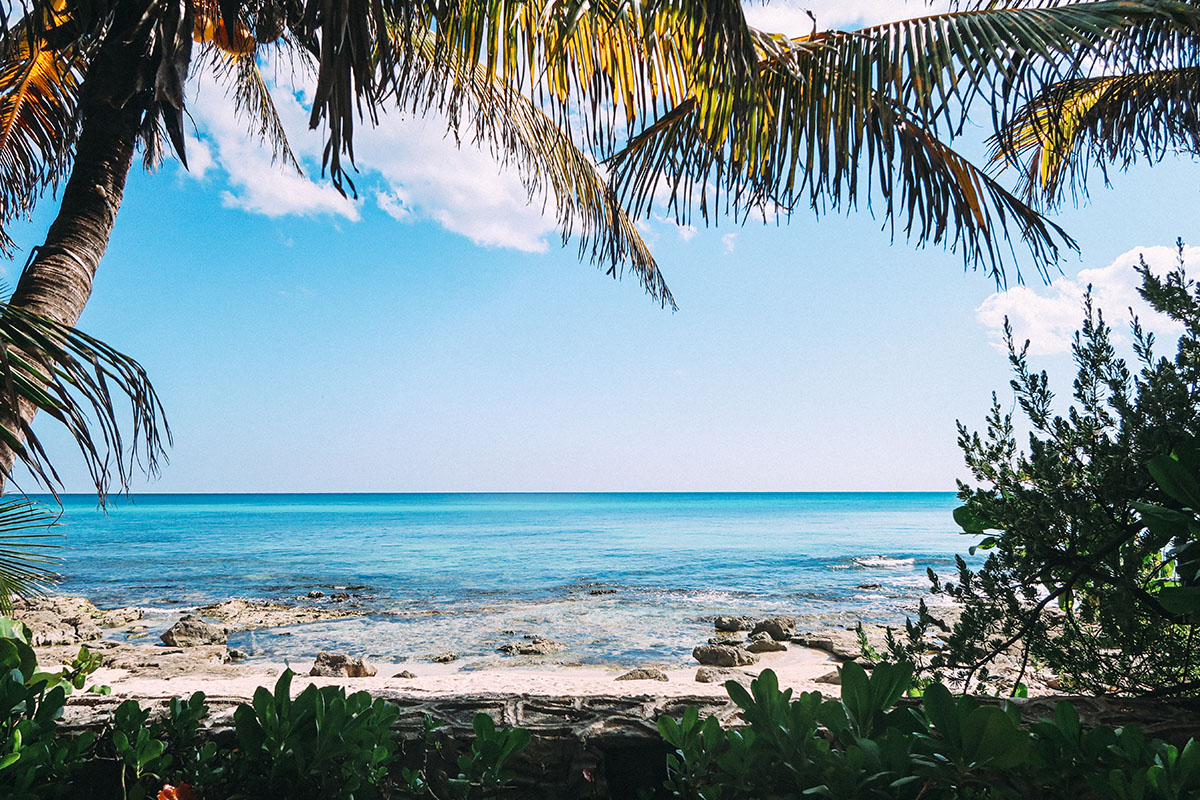
#> input picture M6 - Computer Vision/CV_projects/green_screen/img/beach.jpg, 1200 x 800 px
$ python new_green_sc.py
#> lines starting #> are read from the running program, lines starting #| are printed output that depends on the picture
import cv2
import numpy as np
import matplotlib.pyplot as plt

img = cv2.imread("img/beach.jpg")
#> img is the input picture: shape (800, 1200, 3); mean B, G, R 151.5, 144.2, 122.5


# [7 lines of commented-out code are left out]
video = cv2.VideoCapture(0)

while video.isOpened():
    check, frame = video.read()
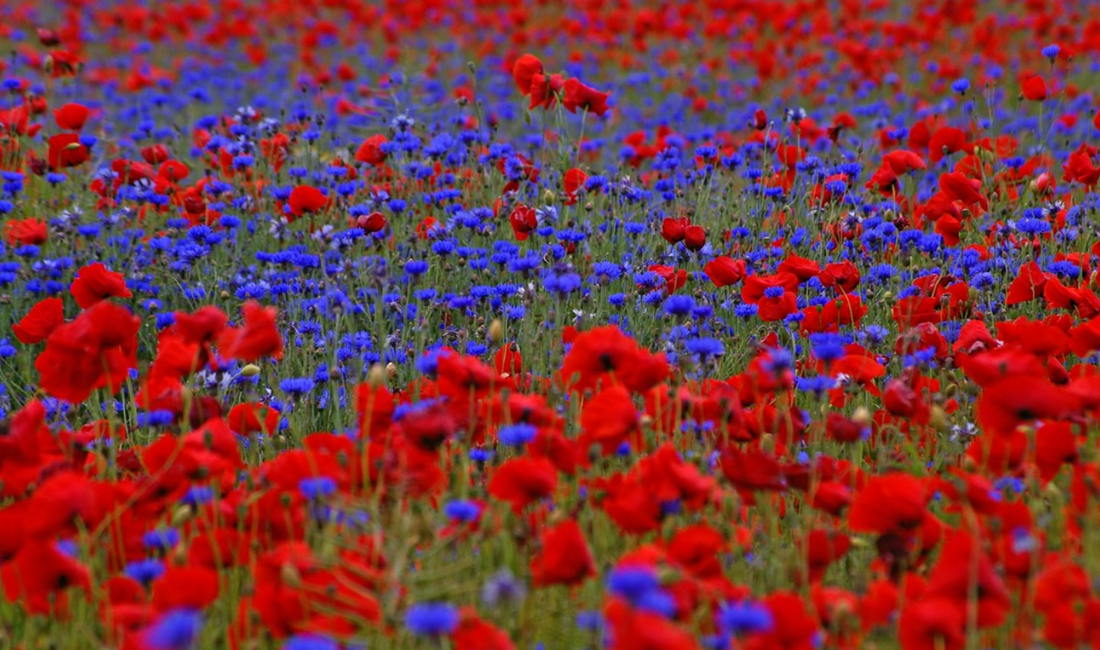
#> input picture M6 - Computer Vision/CV_projects/green_screen/img/blue-red-flowers.png, 1100 x 650 px, given in place of the camera
#> frame is the input picture: shape (650, 1100, 3); mean B, G, R 61.1, 52, 123.1
    if frame is not None:
        cv2.imshow("LIVE", frame)
    if cv2.waitKey(30) & 0xFF == ord('q'):
#> (key q is pressed here)
        break

video.release()
cv2.destroyAllWindows()


image = cv2.imread("img/1.jpg")
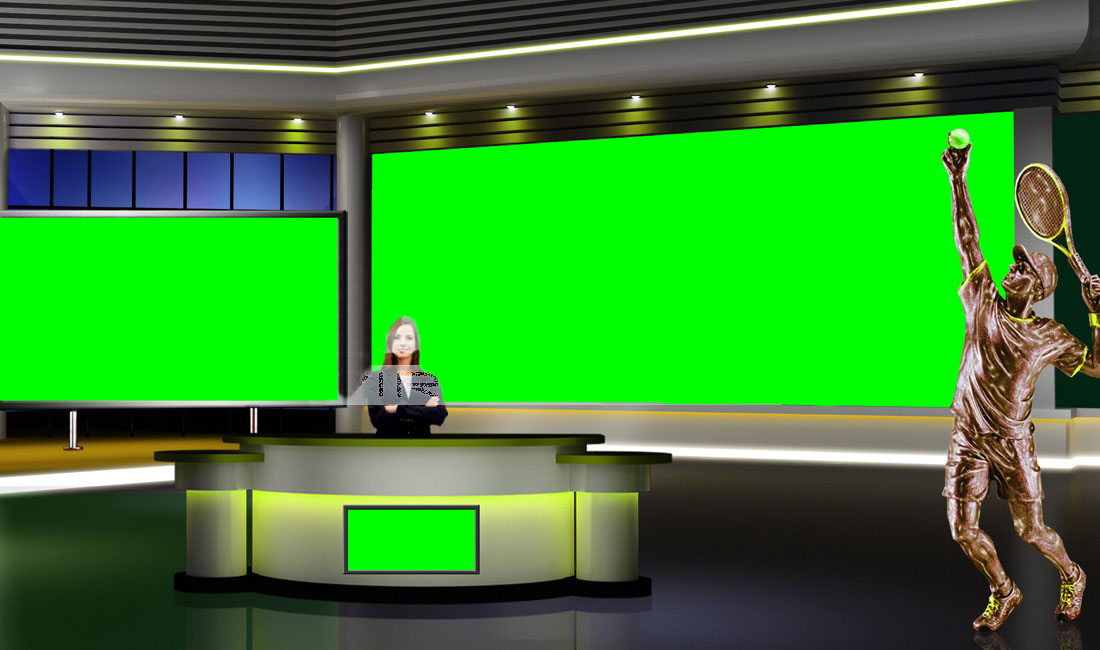
#> input picture M6 - Computer Vision/CV_projects/green_screen/img/1.jpg, 1100 x 650 px
#> image is the input picture: shape (650, 1100, 3); mean B, G, R 46.7, 137.4, 55.6

while True:

    ret, frame = video.read()

    frame = cv2.resize(frame, (640, 480))
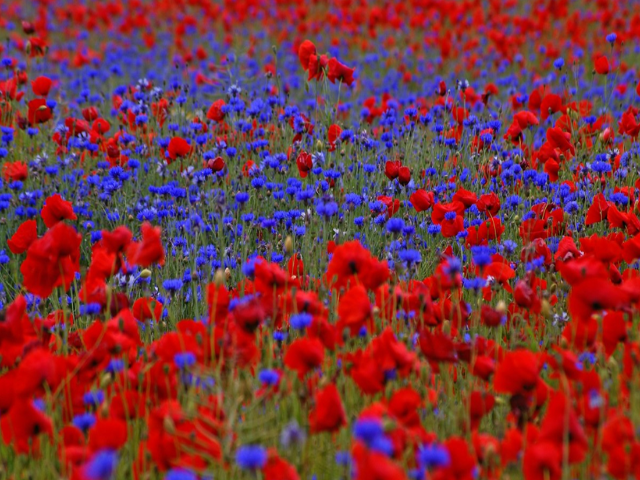
#> frame: shape (480, 640, 3); mean B, G, R 61, 51.9, 123
    image = cv2.resize(image, (640, 480))
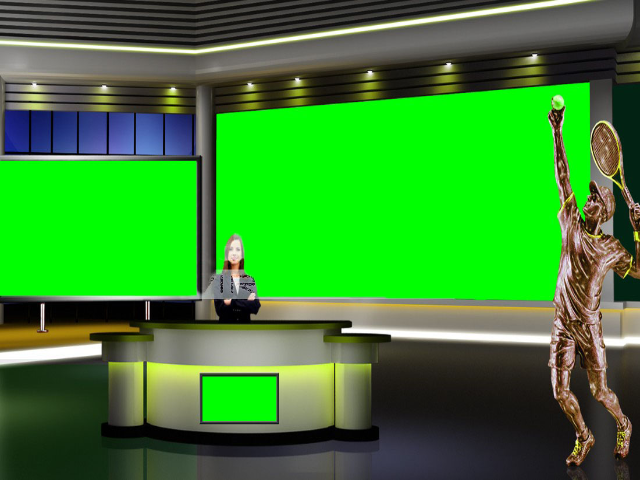
#> image: shape (480, 640, 3); mean B, G, R 46.6, 137.4, 55.5

    u_green = np.array([104, 153, 70])
    l_green = np.array([30, 30, 0])

    mask = cv2.inRange(frame, l_green, u_green)
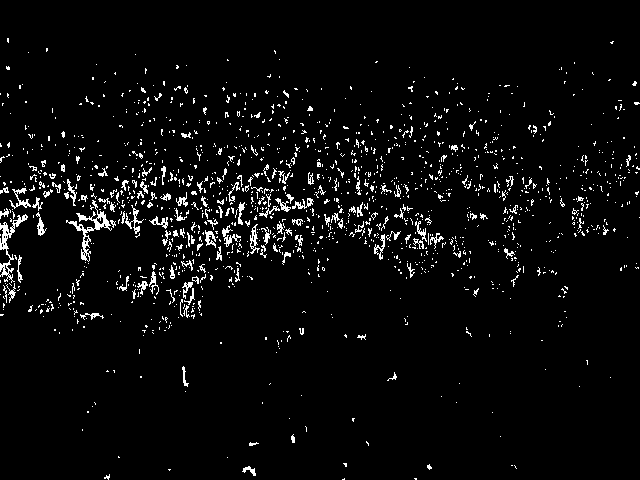
#> mask: shape (480, 640); 4% white in thin lines or dots
    res = cv2.bitwise_and(frame, frame, mask=mask)
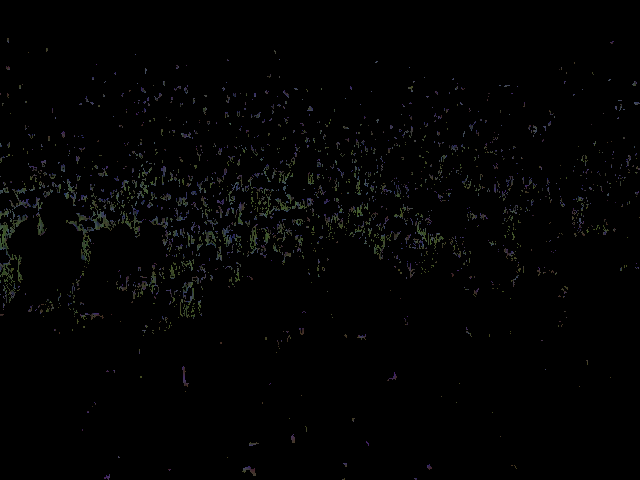
#> res: shape (480, 640, 3); mean B, G, R 2.4, 2.5, 2.3

    f = frame - res
    f = np.where(f == 0, image, f)
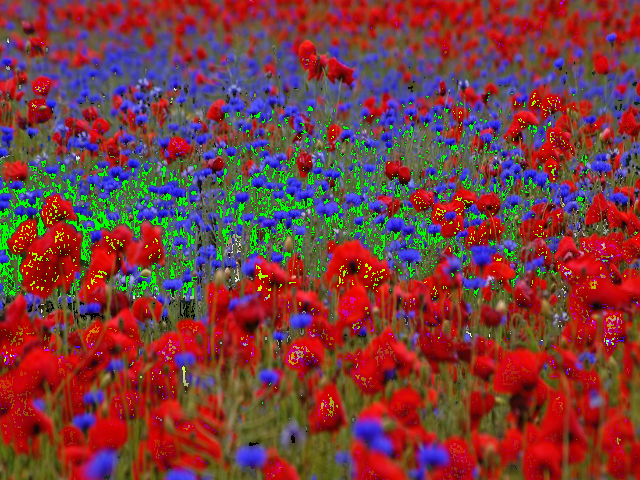
#> f: shape (480, 640, 3); mean B, G, R 61.6, 60.1, 121.4

    cv2.imshow("video", frame)
    cv2.imshow("mask", f)

    if cv2.waitKey(25) == 27:
#> (key q is pressed here)
        break

video.release()
cv2.destroyAllWindows()
